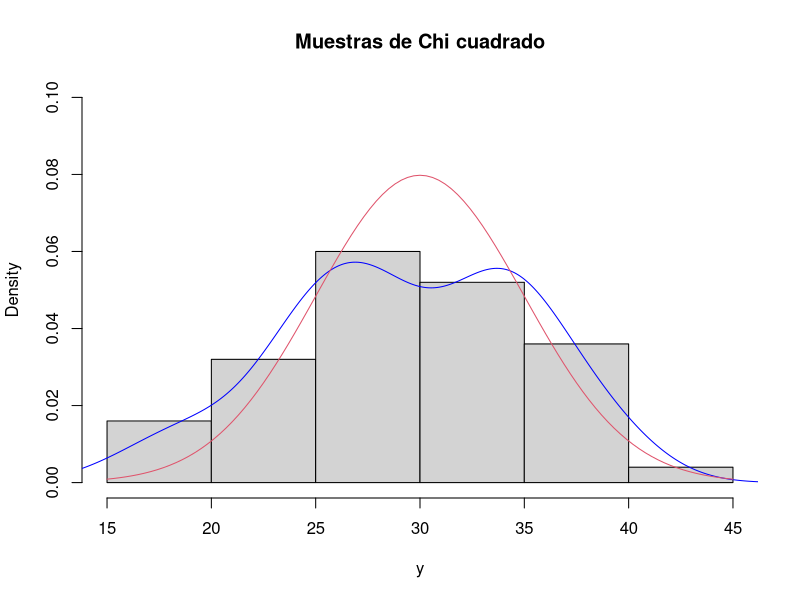
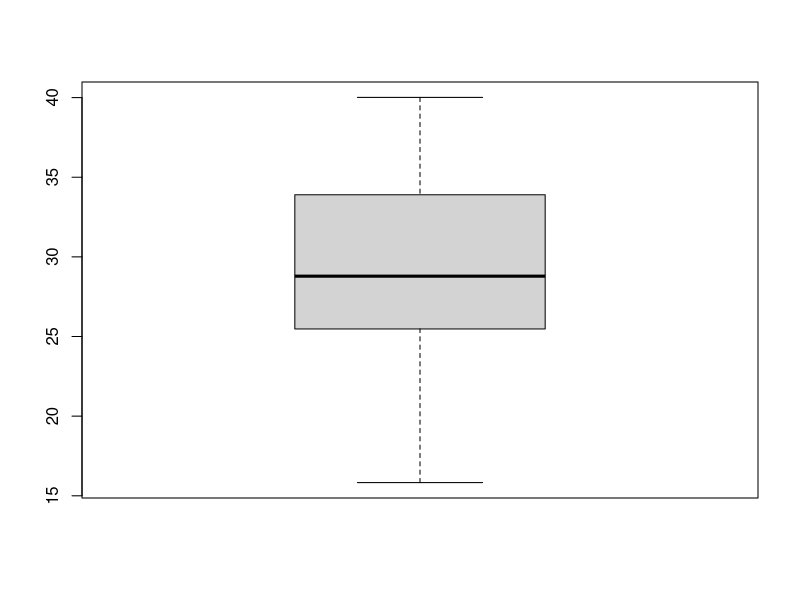
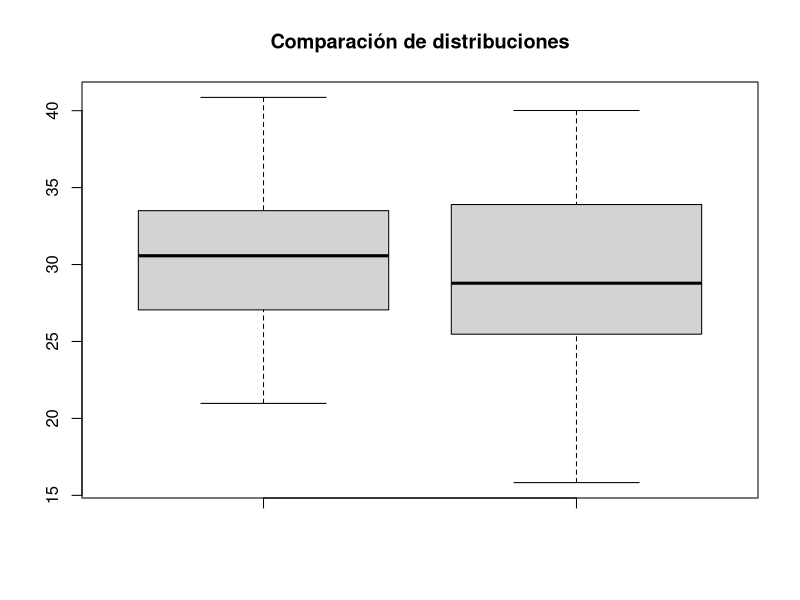
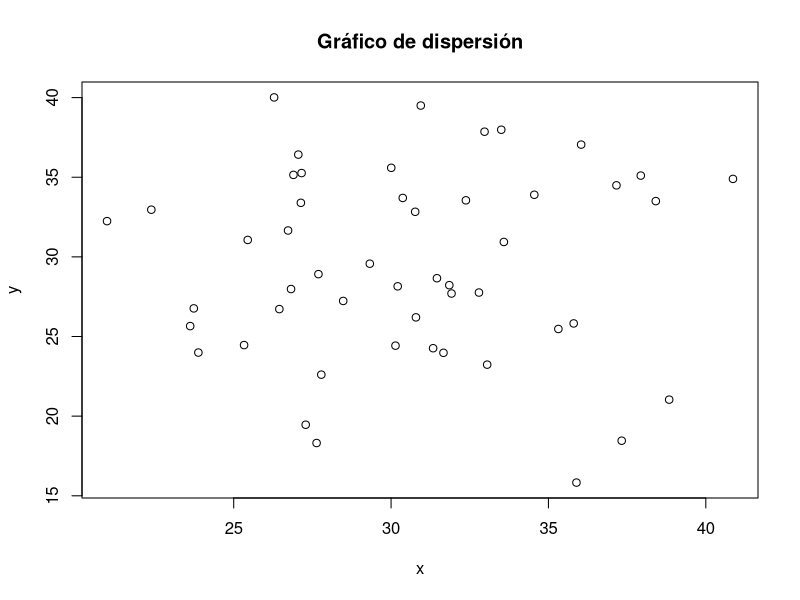
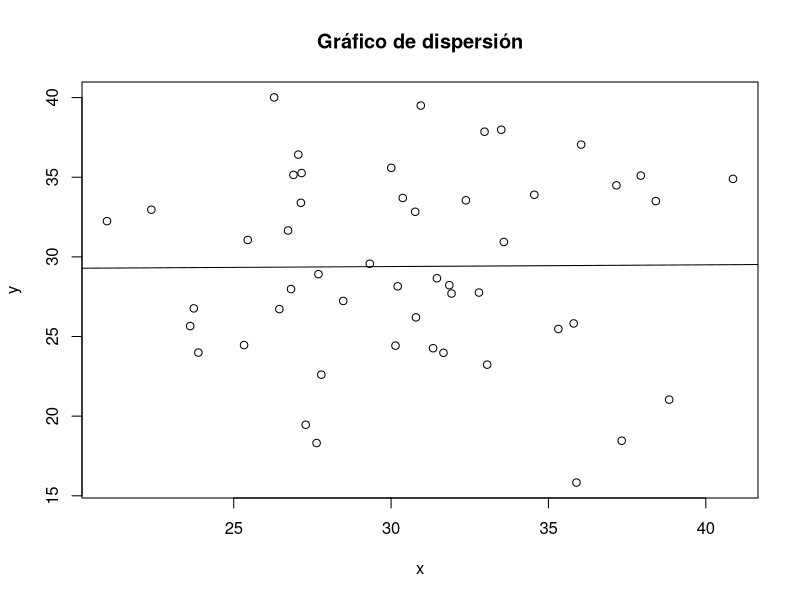
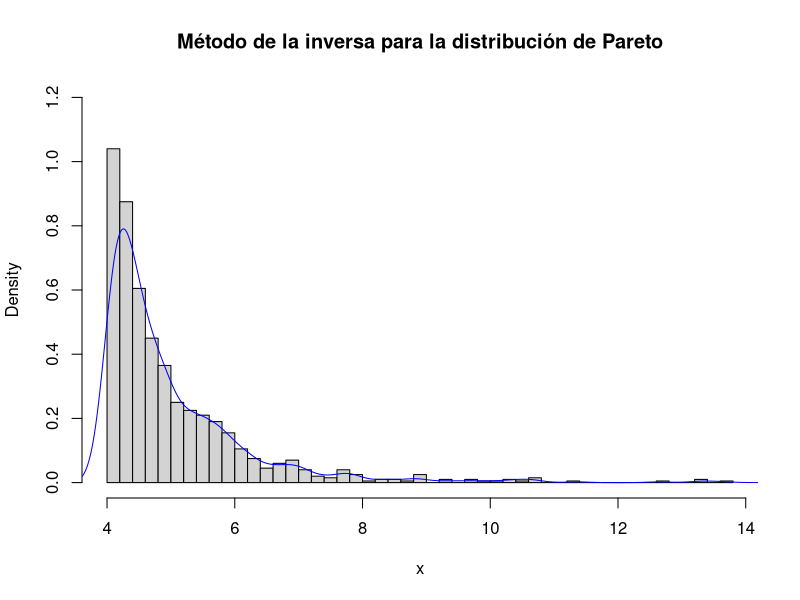
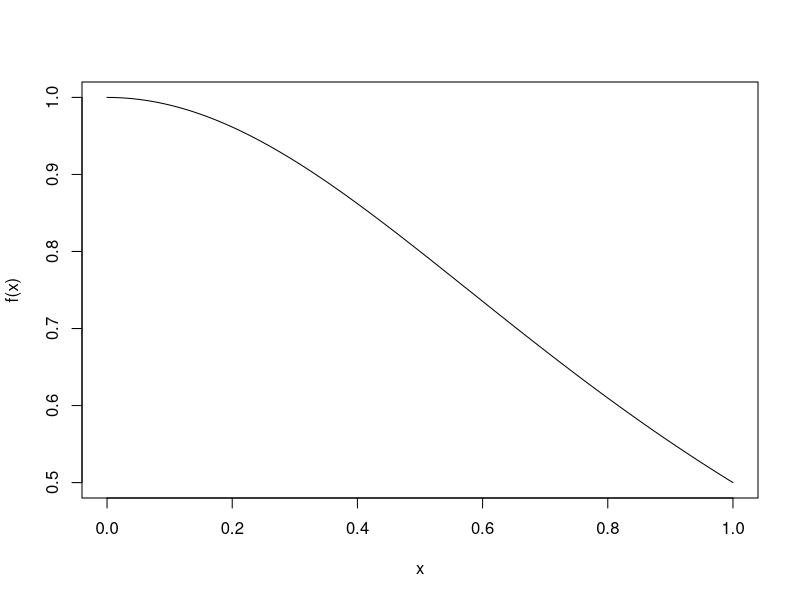
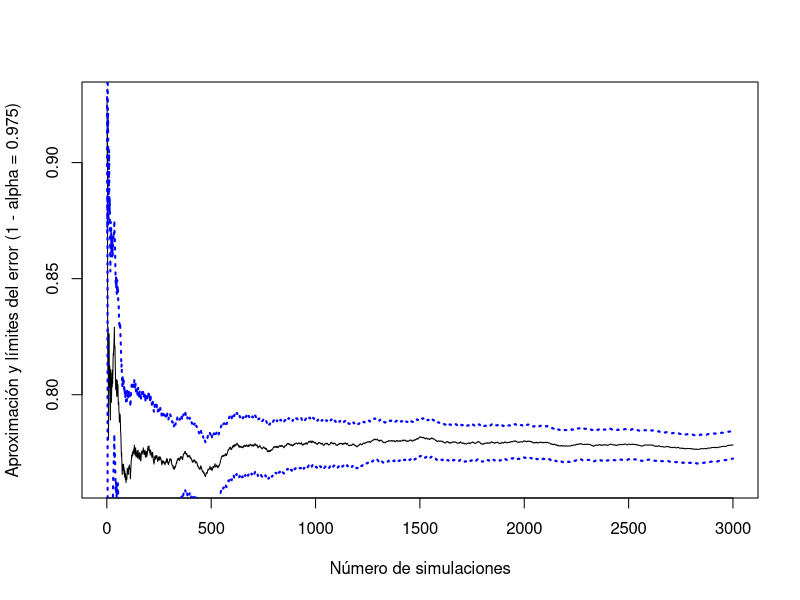

The R source for these figures, in order:
## ---- chunk 1
set.seed(1)

N <- 50

y <- rchisq(n = N, df = 30)
x <- rnorm(n = N, mean = 30, sd = 5)
## ---- chunk 2
mean(y)
sd(y)
quantile(y, c(0.25, 0.5, 0.75))
## ---- chunk 3
hist(y, freq = FALSE, breaks = "FD", main = "Muestras de Chi cuadrado", ylim = c(0, 0.1))
lines(density(y), col = "blue")
curve(dnorm(x, mean = 30, sd = 5), add = TRUE, col = 2)
## ---- chunk 4
print("(No sé hacer este de momento)")
## ---- chunk 5
boxplot(y)
## ---- chunk 6
boxplot(x, y, main = "Comparación de distribuciones")
## ---- chunk 7
plot(x, y, main = "Gráfico de dispersión")
## ---- chunk 8
modelo <- lm(y ~ 1 + x)
## ---- chunk 9
plot(x, y, main = "Gráfico de dispersión")
abline(modelo)
## ---- chunk 10
dados_mere <- function(n = 4, debug = FALSE) {
  x <- sample(1:6, n, replace = TRUE)

  if (debug) {
    print(x)
  }

  any(x == 6)
}
## ---- chunk 11
dados_mere(n = 4)
## ---- chunk 12
N <- 10000

# sample N times dados_mere and save the results to x
x <- rep(4, N)
x <- sapply(x, dados_mere)

mean(x)
## ---- chunk 13
1 - (5 / 6)^4
## ---- chunk 14
F_inversa <- function(xi, a, b) {
  b / (1 - xi)^(1 / a)
}

N <- 1000

xi <- runif(N)
a <- 5
b <- 4

x <- F_inversa(xi, a, b)

hist(x, freq = FALSE, breaks = "FD", main = "Método de la inversa para la distribución de Pareto", ylim = c(0, 1.2))
lines(density(x), col = "blue")
## ---- chunk 15
pdf_pareto <- function(x, a, b) {
  ifelse(x >= b,
    (a * b^a) / (x^(a + 1)),
    0
  )
}

distrib_pareto <- function(x, a, b) {
  ifelse(x >= b,
    1 - (b / x)^a,
    0
  )
}

ks.test(x, distrib_pareto, a = a, b = b)
## ---- chunk 16
f <- function(x) {
  1 / (1 + x^2)
}

curve(f, 0, 1)
## ---- chunk 17
N <- 3000
x <- runif(N)
f_x <- sapply(x, f)

mean(f_x)
## ---- chunk 18
pi / 4
## ---- chunk 19
# Calcular la media y su error
estimacion <- cumsum(f_x) / (1:N)
error <- sqrt(cumsum((f_x - estimacion)^2)) / (1:N)

plot(1:N, estimacion,
  type = "l",
  ylab = "Aproximación y límites del error (1 - alpha = 0.975)",
  xlab = "Número de simulaciones",
)
z <- qnorm(0.025, lower.tail = FALSE)
lines(estimacion - z * error, col = "blue", lwd = 2, lty = 3)
lines(estimacion + z * error, col = "blue", lwd = 2, lty = 3)
abline(h = 0.4, col = 2)
